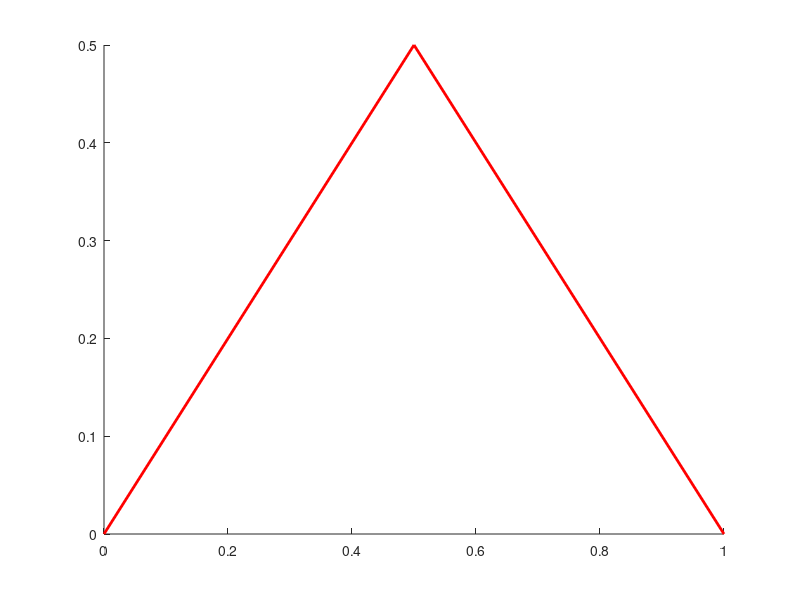

MATLAB code for this plot: (Note: this script raises an error after producing the figure.)
filesHere = dir('*.txt');
in_addresses = {filesHere.name};

PC_Ps = zeros(length(in_addresses),1001);
E_Cos = zeros(length(in_addresses),1001);
envel = zeros(1,1001);

leg = {};

figure(1);
clf;
hold on
plot([0 0.5],[0 0.5], 'r', 'LineWidth', 2, 'HandleVisibility', 'off')
plot([0.5 1],[0.5 0], 'r', 'LineWidth', 2, 'HandleVisibility', 'off')
hold off

for i = 1:length(in_addresses)
   
    disp(in_addresses{i})
    
    fileID = fopen(in_addresses{i},'r');
    
    formatSpec = '%f,%f';
    in_vec_sz = [2 Inf];
    
    in_vec = transpose(fscanf(fileID,formatSpec,in_vec_sz));
    
    PC_P_in = in_vec(:,1);
    E_Co_in = in_vec(:,2);
    
    % increasing resolution
    
    X = 0:0.001:1;
    PC_Ps(i,:) = X;
    
    Y = zeros(1,length(X));
    
    d_X          = -999;
    idx_in_L_old = -999;
    
    for j = 1:(length(X)-1)
       
        idx_in_L = find(PC_P_in > X(j), 1) - 1;
        idx_in_R = idx_in_L + 1;
        
        D_X_in = PC_P_in(idx_in_R) - PC_P_in(idx_in_L);
        D_Y_in = E_Co_in(idx_in_R) - E_Co_in(idx_in_L);
        
        DY_DX_in = D_Y_in / D_X_in;
        
        d_X = d_X + (X(2)-X(1));
        d_X = d_X - (idx_in_L ~= idx_in_L_old)*d_X; % d_X to zero if needed
        
        Y_in_L = E_Co_in(idx_in_L);
        
        Y(j) = Y_in_L + (DY_DX_in * d_X);
        
        idx_in_L_old = idx_in_L;
    end
    
    E_Cos(i,:) = Y;
    
    leg_text = in_addresses{i};
    leg_text = leg_text(5:end-4);
    leg_text = insertBefore(leg_text,'_','\');
    leg{length(leg)+1} = leg_text;
    
    col = hsv2rgb([i/length(in_addresses) 1 0.75]);
    
    figure(1)
    hold on
    
    plot(X,Y, 'Color', col, 'LineWidth',1.2)
    scatter(PC_P_in, E_Co_in,150, col, ...
            '.', 'HandleVisibility', 'off')
    
    hold off
    
end

for i = 1:length(envel)

    envel(i) = min(E_Cos(:,i));
end

leg{length(leg)+1} = 'lower envelope';

figure(1)
hold on

plot(PC_Ps(1,:),envel, '--b', 'LineWidth',3)
legend(leg,'Location','south')

xlim([0 1])
ylim([0 max(max(E_Cos))*1.1])
xlabel('PC(P)')
ylabel('E[Co]')
title('classifier cost curve comparison, ISO scenario')
hold off

set(gcf, 'PaperUnits', 'inches');
x_width = 4;
y_width = 3;
set(gca,'fontsize', 7);
set(gcf, 'PaperPosition', [0 0 x_width y_width]); %
%set(gcf, 'PaperPositionMode', 'auto');
saveas(gcf,  ['./imgs/comparison_ISO.png']);
disp(['saved figure'])


T_out = cat(2,PC_Ps(1,:)',envel');
writematrix(T_out,'./imgs/ISO_low_envel.txt')

